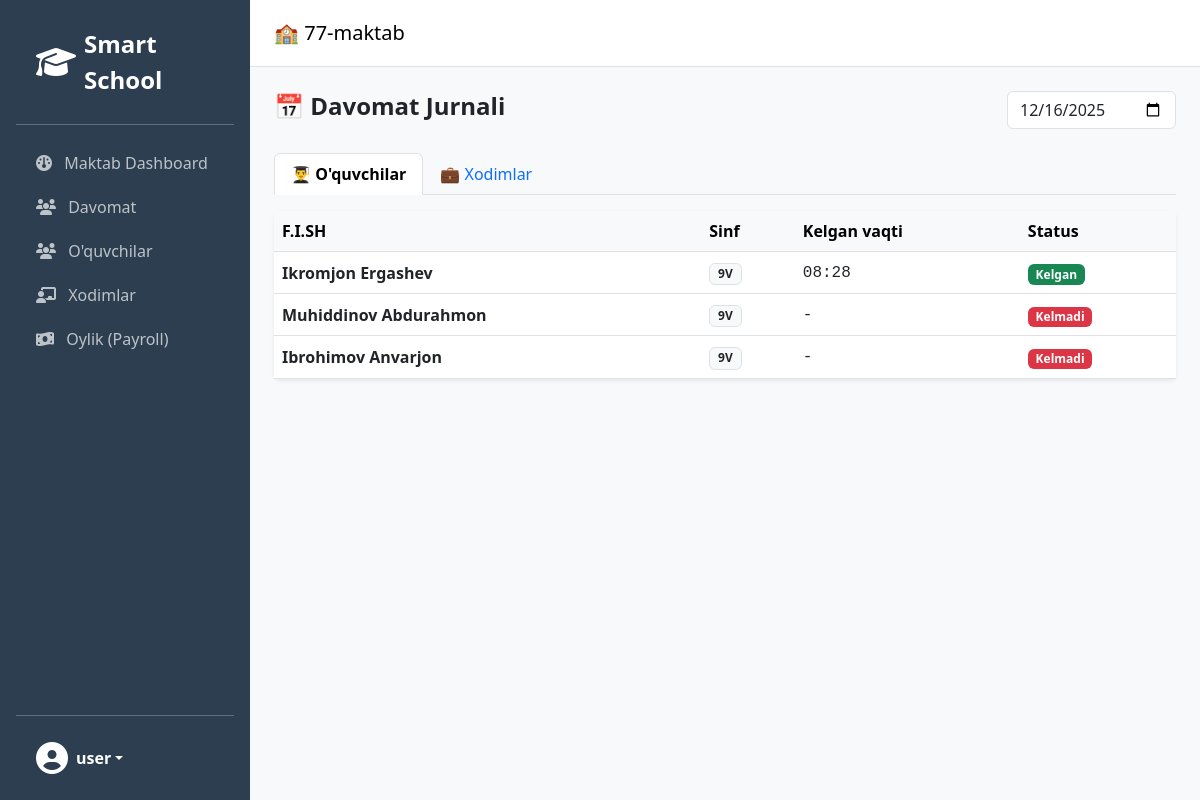
/report/ (signed in), run on the app's committed database.
### core/models.py (models this page shows, shortened)
class UserProfile(models.Model):
    user = models.OneToOneField(User, on_delete=models.CASCADE, related_name='profile')
    school = models.ForeignKey(School, on_delete=models.SET_NULL, null=True, blank=True, verbose_name="Maktab")
    phone = models.CharField(max_length=20, blank=True, null=True)
    telegram_id = models.CharField(max_length=50, blank=True, null=True)

class School(models.Model):
    name = models.CharField(max_length=255, verbose_name="Maktab nomi")
    api_key = models.UUIDField(default=uuid.uuid4, editable=False, unique=True)
    is_active = models.BooleanField(default=True)
    last_activity = models.DateTimeField(null=True, blank=True, verbose_name="Oxirgi aloqa")

class Classroom(models.Model):
    name = models.CharField(max_length=50)
    school = models.ForeignKey(School, on_delete=models.CASCADE)
    lesson_time = models.ForeignKey(Shift, on_delete=models.CASCADE, related_name="lesson_time", null=True, blank=True)
    def __str__(self): return self.name

class Student(models.Model):
    school = models.ForeignKey('School', on_delete=models.CASCADE, related_name="students")
    full_name = models.CharField(max_length=255)
    hikvision_id = models.CharField(
        max_length=20,
        editable=False, # Admin panelda o'zgartirib bo'lmaydi (READONLY)
        verbose_name="Terminal ID"
    )
    parent = models.ForeignKey('Parent', on_delete=models.SET_NULL, null=True, related_name="children")
    photo = models.ImageField(
        upload_to='students/',
        blank=True,
        null=True,
        validators=[FileExtensionValidator(allowed_extensions=['jpg', 'jpeg', 'png'])],
        verbose_name="Yuz rasmi"
    )
    classroom_name = models.ForeignKey(Classroom, on_delete=models.SET_NULL, null=True, related_name="classrooms")
    is_synced = models.BooleanField(default=False) # Terminalga yuklanganmi?
    class Meta:
        unique_together = ['school', 'hikvision_id']

### attendance/views.py (the view)
# urls.py: path('report/', views.attendance_report, name='attendance_report'),
def attendance_report(request):
    school = request.user.profile.school
    date_str = request.GET.get('date', timezone.now().strftime('%Y-%m-%d'))
    selected_date = datetime.strptime(date_str, '%Y-%m-%d').date()
    tab = request.GET.get('tab', 'student')
    context = {
        'selected_date': date_str,
        'tab': tab,
        'school': school
    }
    if tab == 'staff':
        employees = Employee.objects.filter(school=school)
        report = []
        for emp in employees:
            log = DailyAttendance.objects.filter(employee=emp, date=selected_date).first()
            status = 'absent'
            arrival = '-'
            left = '-'
            if log:
                status = 'present'
                arrival = log.arrived_at.strftime('%H:%M') if log.arrived_at else '-'
                left = log.left_at.strftime('%H:%M') if log.left_at else '-'
                if log.arrived_at and emp.start_time:
                    if log.arrived_at > emp.start_time:
                        status = 'late'
            report.append({
                'name': emp.full_name,
                'id': emp.hikvision_id,
                'status': status,
                'arrival': arrival,
                'left': left,
                'plan_start': emp.start_time
            })
        context['report_data'] = report
    else:
        students = Student.objects.filter(school=school).select_related('parent')
        report = []
        for stu in students:
            log = DailyAttendance.objects.filter(student=stu, date=selected_date).first()
            status = 'absent'
            arrival = '-'
            if log:
                status = 'present'
                arrival = log.arrived_at.strftime('%H:%M') if log.arrived_at else '-'
            report.append({
                'name': stu.full_name,
                'class': stu.classroom_name,
                'status': status,
                'arrival': arrival
            })
        context['report_data'] = report
    return render(request, 'attendance/report.html', context)

### templates/attendance/report.html (shortened to what this page needs)
{% extends 'base.html' %}
{% block content %}
<div class="d-flex justify-content-between align-items-center mb-4">
    <h4 class="fw-bold">📅 Davomat Jurnali</h4>
    <form method="get" class="d-flex gap-2">
        <input type="date" name="date" class="form-control" value="{{ selected_date }}" onchange="this.form.submit()">
    </form>
</div>
<ul class="nav nav-tabs mb-3">
    <li class="nav-item">
        <a class="nav-link {% if tab == 'student' %}active fw-bold{% endif %}"
           href="?date={{ selected_date }}&tab=student">
           👨‍🎓 O'quvchilar
        </a>
    </li>
    <li class="nav-item">
        <a class="nav-link {% if tab == 'staff' %}active fw-bold{% endif %}"
           href="?date={{ selected_date }}&tab=staff">
           💼 Xodimlar
        </a>
    </li>
</ul>
<div class="card border-0 shadow-sm">
    <div class="table-responsive">
        <table class="table table-hover align-middle mb-0">
            <thead class="table-light">
                <tr>
                    <th>F.I.SH</th>
                    {% if tab == 'student' %}<th>Sinf</th>{% endif %}
                    <th>Kelgan vaqti</th>
                    <th>Status</th>
                </tr>
            </thead>
            <tbody>
                {% for row in report_data %}
                <tr>
                    <td class="fw-bold">{{ row.name }}</td>
                    {% if tab == 'student' %}
                        <td><span class="badge bg-light text-dark border">{{ row.class }}</span></td>
                    {% endif %}
                    <td class="font-monospace">{{ row.arrival }}</td>
                    <td>
                        {% if row.status == 'present' %}
                            <span class="badge bg-success">Kelgan</span>
                        {% elif row.status == 'late' %}
                            <span class="badge bg-warning text-dark">Kechikkan</span>
                        {% else %}
                            <span class="badge bg-danger">Kelmadi</span>
                        {% endif %}
                    </td>
                </tr>
                {% empty %}
                <tr><td colspan="5" class="text-center py-4">Ma'lumot topilmadi</td></tr>
                {% endfor %}
            </tbody>
        </table>
    </div>
</div>
{% endblock %}

### templates/base.html (shortened to what this page needs)
<!DOCTYPE html>
<html lang="uz">
  <head>
    <link
      href="https://cdn.jsdelivr.net/npm/bootstrap@5.3.0/dist/css/bootstrap.min.css"
      rel="stylesheet"
    />
    <link
      href="https://cdnjs.cloudflare.com/ajax/libs/font-awesome/6.4.0/css/all.min.css"
      rel="stylesheet"
    />
  </head>
  <body>
    <div class="d-flex">
      <div
        class="sidebar d-flex flex-column flex-shrink-0 p-3"
        style="width: 250px"
      >
        <a
          href="/"
          class="d-flex align-items-center mb-3 mb-md-0 me-md-auto text-white text-decoration-none"
        >
          <i class="fa-solid fa-graduation-cap fa-2x me-2"></i>
          <span class="fs-4 fw-bold">Smart School</span>
        </a>
        <hr />
        <ul class="nav nav-pills flex-column mb-auto">
          <li>
            <a href="{% url 'dashboard' %}">
              <i class="fa-solid fa-gauge me-2"></i> Maktab Dashboard
            </a>
          </li>
          <li>
            <a href="{% url 'attendance_report' %}">
              <i class="fa-solid fa-users me-2"></i> Davomat
            </a>
          </li>
          <li>
            <a href="{% url 'student_list' %}">
              <i class="fa-solid fa-users me-2"></i> O'quvchilar
            </a>
          </li>
          <li>
            <a href="{% url 'employee_list' %}">
              <i class="fa-solid fa-chalkboard-user me-2"></i> Xodimlar
            </a>
          </li>
          <li>
            <a href="{% url 'payroll_report' %}">
              <i class="fa-solid fa-money-bill-wave me-2"></i> Oylik (Payroll)
            </a>
          </li>
        </ul>
        <hr />
        <div class="dropdown">
          <a
            href="#"
            class="d-flex align-items-center text-white text-decoration-none dropdown-toggle"
            id="dropdownUser1"
            data-bs-toggle="dropdown"
            aria-expanded="false"
          >
            <i class="fa-solid fa-user-circle fa-2x me-2"></i>
            <strong>{{ request.user.username }}</strong>
          </a>
        </div>
      </div>
      <div class="w-100">
        <nav class="navbar navbar-light bg-white border-bottom px-4 py-3">
          <span class="navbar-brand mb-0 h1">
            {% if request.user.is_superuser %} 🏛️ Tuman Xalq Ta'limi Bo'limi
            {% else %} 🏫 {{ request.user.profile.school.name }} {% endif %}
          </span>
        </nav>
        <div class="p-4">
           {% block content %} {% endblock %}
        </div>
      </div>
    </div>
  </body>
</html>

### templates/base.html (style rules this page uses)
body { background-color: #f8f9fa; }
.sidebar { min-height: 100vh; background: #2c3e50; color: white; }
.sidebar a { color: #bdc3c7; text-decoration: none; display: block; padding: 10px 20px; }
.card { border: none; shadow-sm: 0 2px 4px rgba(0, 0, 0, 0.05); }

### data on the page
Classroom: name "Ikromjon Ergashev", class "9V", arrival "08:28", shows "Kelgan", name "Muhiddinov Abdurahmon", arrival "-", name "Ibrohimov Anvarjon"

### other printed values
{{ request.user.username }} "user"
{{ request.user.profile.school.name }} "77-maktab"
